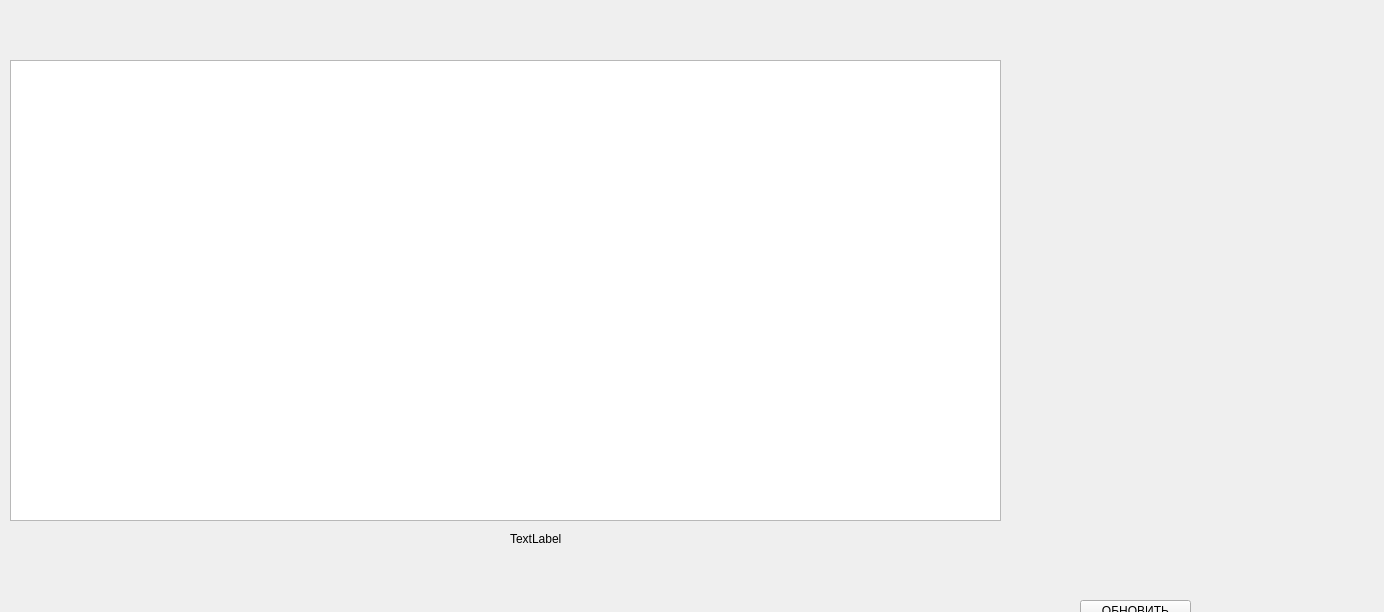
<?xml version="1.0" encoding="UTF-8"?>
<ui version="4.0">
 <class>FormTable</class>
 <widget class="QWidget" name="FormTable">
  <property name="geometry">
   <rect>
    <x>0</x>
    <y>0</y>
    <width>1384</width>
    <height>612</height>
   </rect>
  </property>
  <property name="windowTitle">
   <string>Form</string>
  </property>
  <widget class="QTableView" name="tableView">
   <property name="geometry">
    <rect>
     <x>10</x>
     <y>60</y>
     <width>991</width>
     <height>461</height>
    </rect>
   </property>
  </widget>
  <widget class="QWidget" name="verticalLayoutWidget">
   <property name="geometry">
    <rect>
     <x>170</x>
     <y>0</y>
     <width>741</width>
     <height>51</height>
    </rect>
   </property>
   <layout class="QVBoxLayout" name="verticalLayout"/>
  </widget>
  <widget class="QWidget" name="verticalLayoutWidget_2">
   <property name="geometry">
    <rect>
     <x>1020</x>
     <y>190</y>
     <width>251</width>
     <height>331</height>
    </rect>
   </property>
   <layout class="QVBoxLayout" name="verticalLayout_2"/>
  </widget>
  <widget class="QWidget" name="verticalLayoutWidget_3">
   <property name="geometry">
    <rect>
     <x>1080</x>
     <y>550</y>
     <width>111</width>
     <height>41</height>
    </rect>
   </property>
   <layout class="QVBoxLayout" name="verticalLayout_3"/>
  </widget>
  <widget class="QLabel" name="labelTable">
   <property name="geometry">
    <rect>
     <x>510</x>
     <y>530</y>
     <width>101</width>
     <height>17</height>
    </rect>
   </property>
   <property name="text">
    <string>TextLabel</string>
   </property>
  </widget>
  <widget class="QPushButton" name="pushUpdate">
   <property name="geometry">
    <rect>
     <x>1080</x>
     <y>600</y>
     <width>111</width>
     <height>21</height>
    </rect>
   </property>
   <property name="text">
    <string>ОБНОВИТЬ</string>
   </property>
  </widget>
 </widget>
 <resources/>
 <connections/>
</ui>
